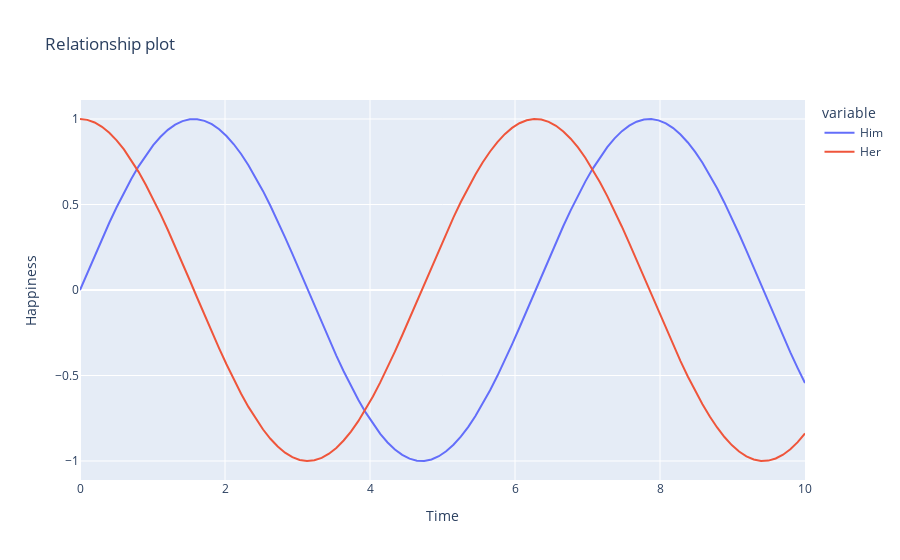

Notebook cell for this chart:
### Markdown cell above
Unfortunately to change labels you have to do this [kind of black magic](https://stackoverflow.com/a/64378982/16521949):

### Code cell
fig = px.line(x=x, y=[y, y2], title="Relationship plot", labels={'x': 'Time', 'value':"Happiness"})
newnames = {'wide_variable_0':'Him', 'wide_variable_1': 'Her'}
    
fig.for_each_trace(
    lambda t: t.update(
        name = newnames[t.name], 
        legendgroup = newnames[t.name], 
        hovertemplate = t.hovertemplate.replace(t.name, newnames[t.name])
    )
)
